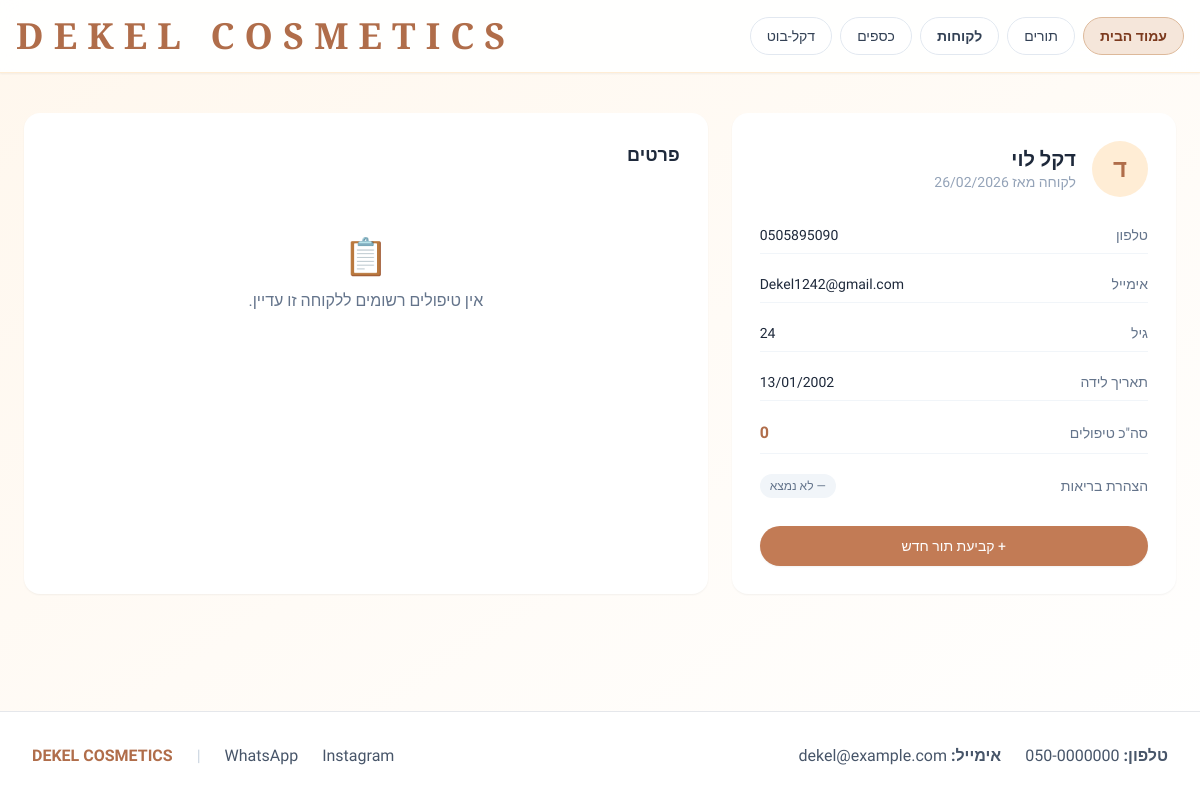
The page /clients/4/ (signed in) on the database as committed earlier.
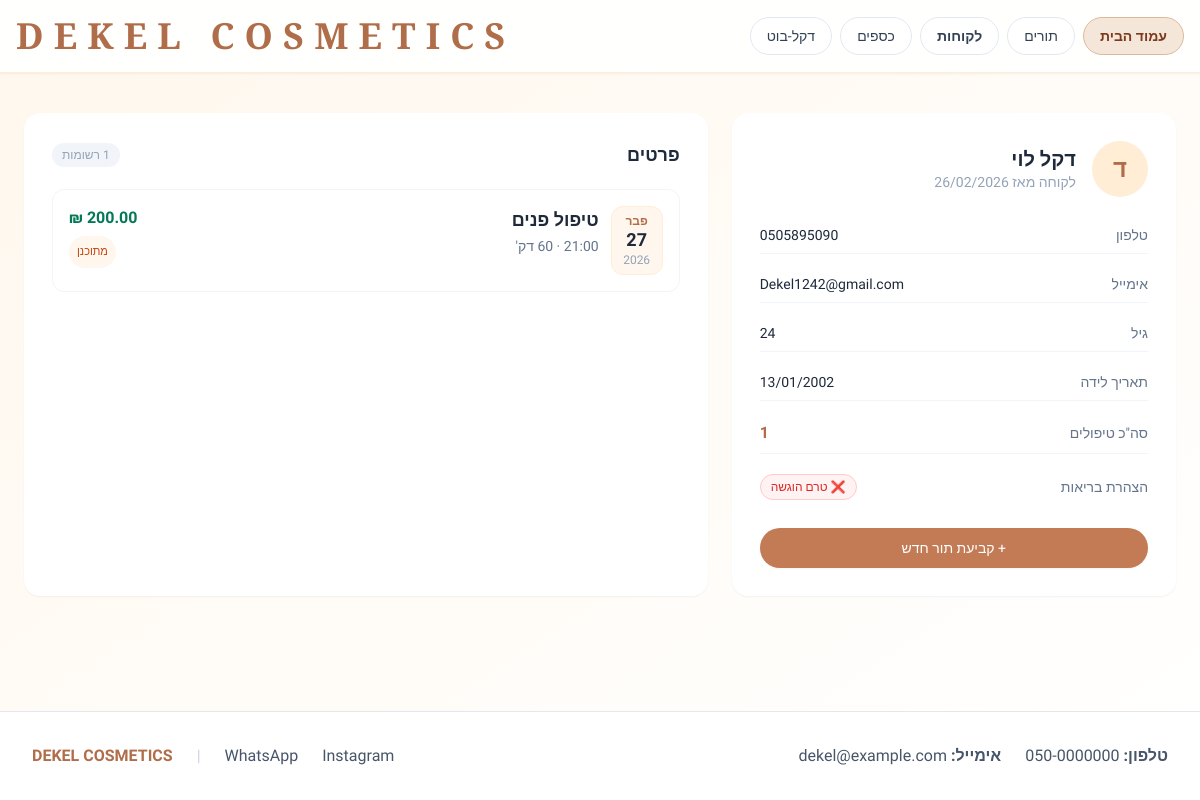
The same page on the database as committed later.
### appointments/models.py (models this page shows, shortened)
class Appointment(models.Model):
    SERVICE_FACE = "face"
    SERVICE_BROWS = "brows"
    SERVICE_GEL = "gel"
    SERVICE_CHOICES = [
        (SERVICE_FACE, "טיפול פנים"),
        (SERVICE_BROWS, "עיצוב גבות"),
        (SERVICE_GEL, "לק ג'ל"),
    ]
    client = models.ForeignKey(
        Client,
        on_delete=models.CASCADE,
        related_name="appointments",
        verbose_name="לקוחה",
    )
    service_type = models.CharField(
        max_length=20,
        choices=SERVICE_CHOICES,
        verbose_name="סוג טיפול",
    )
    custom_price = models.DecimalField(
        max_digits=7,
        decimal_places=2,
        verbose_name="מחיר לטיפול",
    )
    start_time = models.DateTimeField(verbose_name="זמן התחלה")
    duration_minutes = models.PositiveIntegerField(
        default=60,
        verbose_name="משך (בדקות)",
    )
    notes = models.TextField(blank=True, verbose_name="הערות")
    is_completed = models.BooleanField(default=False, verbose_name="בוצע?")
    class Meta:
        verbose_name = "תור"
        verbose_name_plural = "תורים"
        ordering = ["-start_time"]
    @property
    def current_status(self):
        if self.is_completed:
            return "הושלם"
        now = timezone.now()
        end_time = self.start_time + timedelta(minutes=self.duration_minutes)
        if self.start_time <= now <= end_time:
            return "בטיפול"
        return "מתוכנן"

### management/views.py (the view)
# urls.py: path("clients/<int:pk>/", views.client_detail, name="client_detail"),
@login_required
def client_detail(request, pk):
    client = get_object_or_404(Client, pk=pk)
    appointments = client.appointments.order_by("-start_time")
    return render(
        request,
        "management/client_detail.html",
        _get_base_context() | {"client": client, "appointments": appointments},
    )

### management/views.py (called while the page is built)
def _get_base_context():
    return {"today": timezone.localdate()}

### management/templates/management/client_detail.html (shortened to what the changed rows need)
{% extends "base.html" %}
{% block content %}
<div class="grid gap-6 lg:grid-cols-[1.3fr,2fr]">
    <section class="bg-white rounded-2xl shadow-sm p-5 md:p-7 h-fit lg:sticky top-24">
        <div class="flex items-center gap-4 mb-5">
            <div>
                <h2 class="text-xl font-bold text-slate-800 leading-tight">{{ client.name }}</h2>
            </div>
        </div>
        <dl class="space-y-3 text-sm">
            <div class="flex items-center justify-between py-2 border-b border-slate-100">
                <dt class="text-slate-500">סה"כ טיפולים</dt>
                <dd class="font-semibold text-[#b06d4a] text-base">{{ appointments|length }}</dd>
            </div>
            <div class="flex items-center justify-between py-2">
                <dd>
                    {% if client.health_declaration.is_submitted %}
                        <span class="inline-flex items-center gap-1 px-2.5 py-1 rounded-full text-xs font-medium bg-emerald-50 text-emerald-700 border border-emerald-200">
                            ✅ הוגשה
                        </span>
                    {% elif client.health_declaration %}
                        <span class="inline-flex items-center gap-1 px-2.5 py-1 rounded-full text-xs font-medium bg-red-50 text-red-600 border border-red-200">
                            ❌ טרם הוגשה
                        </span>
                    {% else %}
                        <span class="inline-flex items-center gap-1 px-2.5 py-1 rounded-full text-xs font-medium bg-slate-100 text-slate-500">
                            — לא נמצא
                        </span>
                    {% endif %}
                </dd>
            </div>
        </dl>
    </section>
    <section class="bg-white rounded-2xl shadow-sm p-5 md:p-7">
        <div class="flex items-center justify-between mb-5">
            <h3 class="text-lg font-semibold text-slate-800">פרטים</h3>
            {% if appointments %}
            <span class="text-xs text-slate-400 bg-slate-100 px-2.5 py-1 rounded-full">{{ appointments|length }} רשומות</span>
            {% endif %}
        </div>
        {% if appointments %}
        <div class="space-y-3">
            {% for appt in appointments %}
            <div class="flex items-start justify-between gap-4 p-4 rounded-xl border border-slate-100 hover:border-orange-200 hover:bg-orange-50/30 transition">
                <div class="flex items-start gap-3">
                    <div class="shrink-0 text-center bg-orange-50 border border-orange-100 rounded-xl px-2.5 py-1.5 min-w-[52px]">
                        <p class="text-xs font-bold text-[#b06d4a]">{{ appt.start_time|date:"M" }}</p>
                        <p class="text-lg font-bold text-slate-800 leading-tight">{{ appt.start_time|date:"d" }}</p>
                        <p class="text-xs text-slate-400">{{ appt.start_time|date:"Y" }}</p>
                    </div>
                    <div>
                        <p class="font-semibold text-slate-800">{{ appt.get_service_type_display }}</p>
                        <p class="text-sm text-slate-500 mt-0.5">
                            · {{ appt.duration_minutes }} דק'
                        </p>
                    </div>
                </div>
                <div class="shrink-0 flex flex-col items-end gap-1.5">
                    <span class="font-semibold text-base text-emerald-700">{{ appt.custom_price }} ₪</span>
                    <span class="inline-flex items-center px-2 py-0.5 rounded-full text-[11px] font-medium
                        {% if appt.current_status == 'הושלם' %}bg-emerald-50 text-emerald-700
                        {% elif appt.current_status == 'בטיפול' %}bg-violet-100 text-violet-700
                        {% else %}bg-orange-50 text-orange-700{% endif %}">
                        {{ appt.current_status }}
                    </span>
                </div>
            </div>
            {% endfor %}
        </div>
        {% else %}
        <div class="flex flex-col items-center justify-center py-12 gap-3 text-center">
            <span class="text-4xl">📋</span>
            <p class="text-base font-medium text-slate-500">אין טיפולים רשומים ללקוחה זו עדיין.</p>
        </div>
        {% endif %}
    </section>
</div>
{% endblock %}

Rows that differ between the two databases and show on the page:
added Appointment: start_time "פבר", start_time "27", start_time "2026", service_type "טיפול פנים", duration_minutes "60", current_status "מתוכנן"
Other text that changed with them:
{{ appointments|length }}: "0" → "1"
text no longer shown: "— לא נמצא 📋 אין טיפולים רשומים ללקוחה זו עדיין."
text now shown: "❌ טרם הוגשה רשומות"
